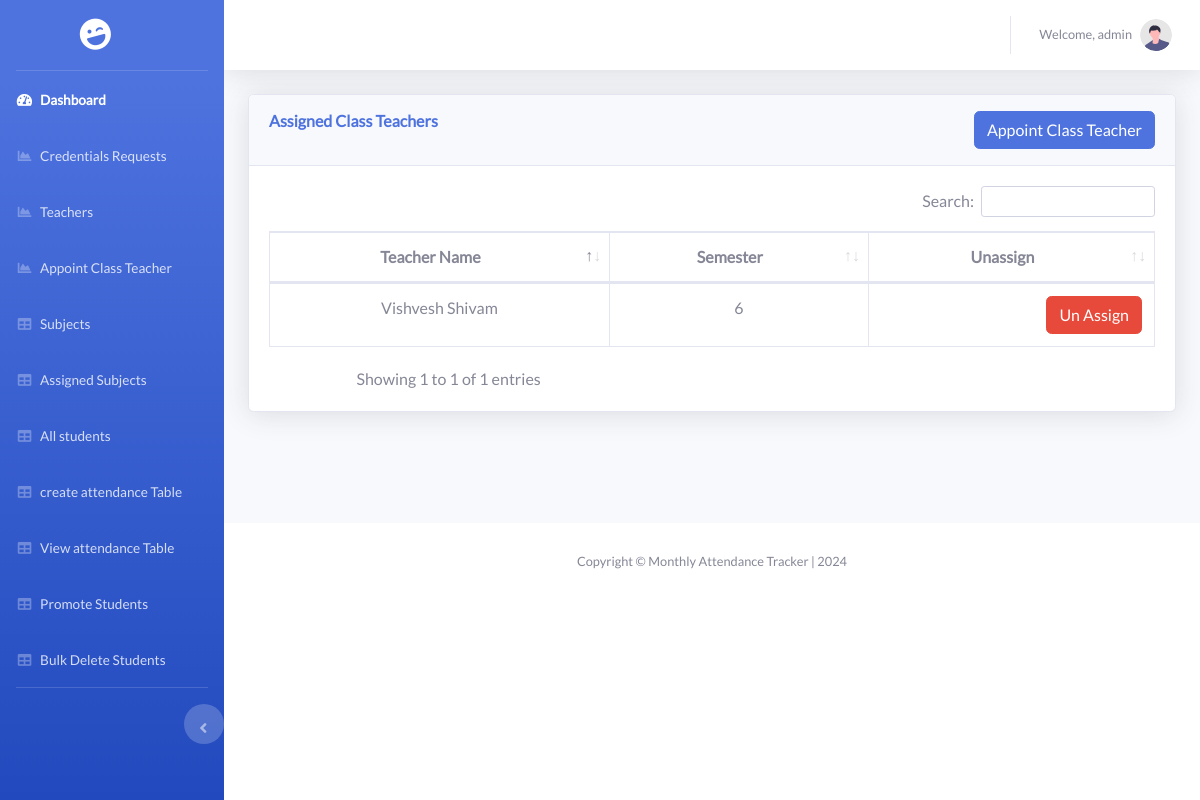
/admin/classTeacher.php (signed in), run on an earlier commit of the app's database.
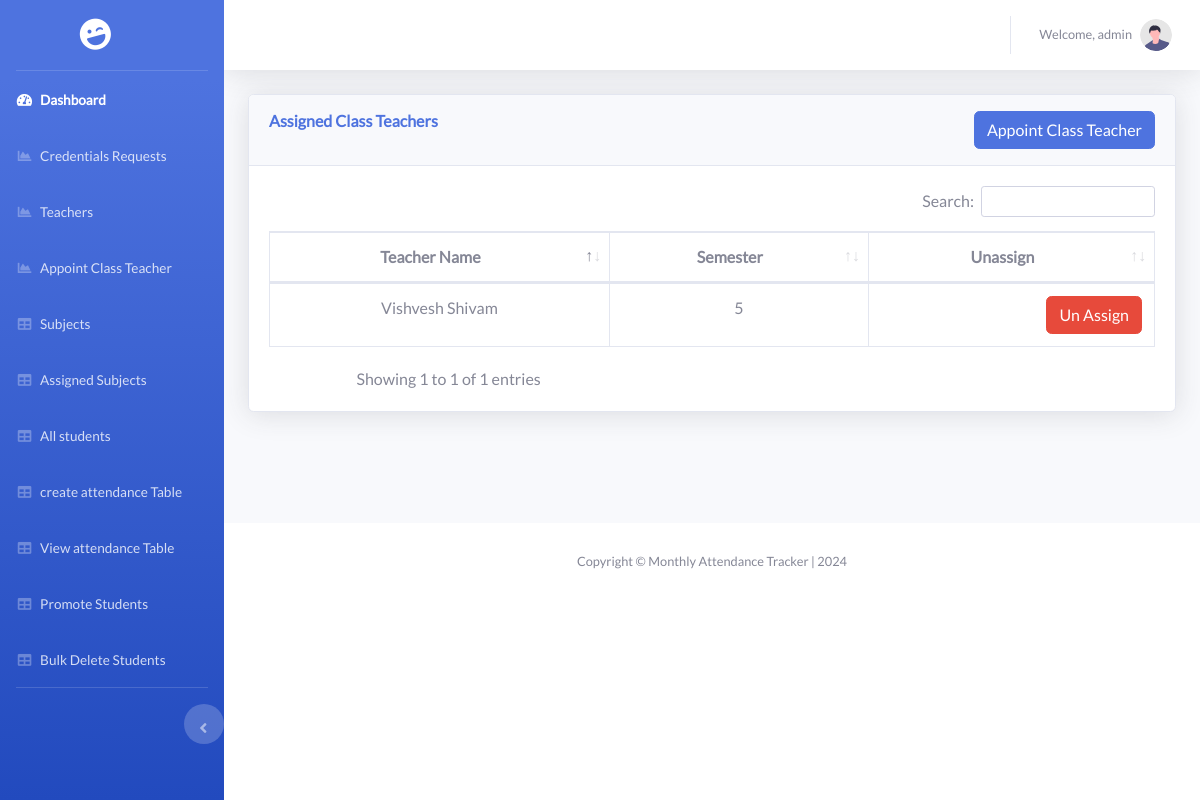
And on a later commit of the database.
### tables this page shows
CREATE TABLE `class_teacher` (
  `teacher_id` int(11) DEFAULT NULL,
  `sem` enum('1','2','3','4','5','6') DEFAULT NULL
);

CREATE TABLE `user` (
  `id` int(10) NOT NULL,
  `name` varchar(60) NOT NULL,
  `email` varchar(60) NOT NULL,
  `password` varchar(60) NOT NULL,
  `role` enum('admin','teacher','classTeacher') NOT NULL,
  `phone_number` varchar(255) NOT NULL,
  `designation` varchar(255) NOT NULL,
  `department` varchar(255) NOT NULL,
  `otp` varchar(255) DEFAULT NULL
);

### admin/classTeacher.php (the view, shortened to what this page needs)
<?php
require("check.php");
?>
<!DOCTYPE html>
<html lang="en">
<head>
    <?php require("styles.php"); ?>
</head>
<body id="page-top">
    <div id="wrapper">
        <?php require("sidebar.php"); ?>
        <div id="content-wrapper" class="d-flex flex-column">
            <div id="content">
                <?php require("topbar.php"); ?>
                <div class="container-fluid">
                    <div class="card shadow mb-4">
                        <div class="card-header py-3 d-flex justify-content-between">
                            <h6 class="m-0 font-weight-bold text-primary">Assigned Class Teachers</h6>
                            <a class="btn btn-primary" href="./appointClassTeacher.php">Appoint Class Teacher</a>
                        </div>
                        <div class="card-body">
                            <div class="table-responsive">
                                <table class="table table-bordered" id="dataTable" width="100%" cellspacing="0">
                                    <thead>
                                        <tr>
                                            <th>Teacher Name</th>
                                            <th>Semester</th>
                                            <th>Unassign</th>
                                        </tr>
                                    </thead>
                                    <tbody>
                                        <?php
                                        $assignedQuery = "SELECT * FROM `class_teacher` WHERE `teacher_id` IS NOT NULL";
                                        if ($assignedResult = mysqli_query($conn, $assignedQuery)) {
                                            while ($assignedRow = mysqli_fetch_assoc($assignedResult)) {
                                        ?>
                                                <tr>
                                                    <td>
                                                        <?php
                                                        $teacherId = $assignedRow['teacher_id'];
                                                        $teacherQuery = "SELECT * FROM `user` WHERE `id`='$teacherId'";
                                                        if ($teacherResult = mysqli_query($conn, $teacherQuery)) {
                                                            $teacher = mysqli_fetch_assoc($teacherResult);
                                                            echo $teacher['name'];
                                                        }
                                                        ?>
                                                    </td>
                                                    <td>
                                                        <?php
                                                        echo $assignedRow['sem'];
                                                        ?>
                                                    </td>
                                                    <td><button type='button' class='btn btn-danger' data-toggle='modal'
                                                            data-target='#exampleModal' data-tid="<?php echo $teacherId ?>" data-sem="<?php echo $assignedRow['sem']; ?>">Un Assign</a>
                                                </tr>
                                        <?php
                                            }
                                        }
                                        ?>
                                    </tbody>
                                </table>
                            </div>
                        </div>
                    </div>
                </div>
            </div>
            <footer class="sticky-footer bg-white">
                <div class="container my-auto">
                    <div class="copyright text-center my-auto">
                        <span>Copyright &copy; Monthly Attendance Tracker |
                            <?php echo date("Y"); ?>
                        </span>
                    </div>
                </div>
            </footer>
        </div>
    </div>
</body>
</html>

What changed in the data, as far as the page shows it:
no longer on this page (row edited): class_teacher: user.name "Vishvesh Shivam", sem "6"
now on this page (row edited): class_teacher: user.name "Vishvesh Shivam", sem "5"
